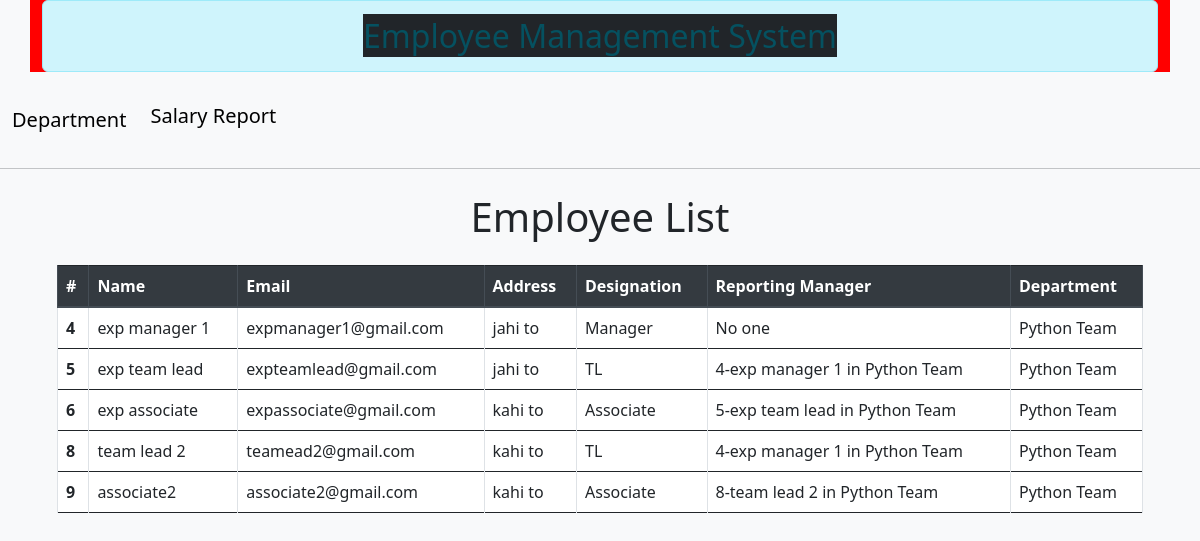
Page /emp/2 on the committed database.
### employee/models.py (models this page shows)
class Employee(models.Model):
    DESIGNATION_CHOICES = [
        ('Associate', 'Associate'),
        ('TL', 'TL'),
        ('Manager', 'Manager'),
    ]
    name = models.CharField(max_length=255)
    email = models.EmailField()
    address = models.TextField()
    designation = models.CharField(max_length=20, choices=DESIGNATION_CHOICES)
    reporting_manager = models.ForeignKey('self', on_delete=models.SET_NULL, null=True, blank=True)
    department = models.ForeignKey(Department, on_delete=models.CASCADE)
    def __str__(self):
        return f"{self.id}-{self.name} in {self.department.name}"

class Department(models.Model):
    name = models.CharField(max_length=255)
    floor = models.IntegerField()
    def __str__(self):
        return self.name

### employee/views.py (the view)
# urls.py: path('emp/<int:department_id>', views.add_emp, name='emp'),
def add_emp(request, department_id):
    dep = Department.objects.get(pk=department_id)
    data = Employee.objects.filter(department=dep)
    return render(request, 'employee/emp.html', {
        'data': data,
        'dep': dep})

### employee/templates/employee/emp.html (shortened to what this page needs)
{% extends 'employee/base.html' %}
{% block content %}
<div class="container mt-4">
    <div class="col-12">
        <h1 class="mb-4 text-center">Employee List</h1>
        <div class="table-responsive">
            <table class="table table-hover table-bordered">
                <thead class="thead-dark">
                    <tr>
                        <th scope="col">#</th>
                        <th scope="col">Name</th>
                        <th scope="col">Email</th>
                        <th scope="col">Address</th>
                        <th scope="col">Designation</th>
                        <th scope="col">Reporting Manager</th>
                        <th scope="col">Department</th>
                    </tr>
                </thead>
                <tbody>
                    {% for dt in data %}
                        <tr class="table-row-hover">
                            <th scope="row">{{ dt.id }}</th>
                            <td>{{ dt.name }}</td>
                            <td>{{ dt.email }}</td>
                            <td>{{ dt.address }}</td>
                            <td>{{ dt.designation }}</td>
                            {% if dt.reporting_manager == None %}
                                <td>No one</td>
                            {% else %}
                                <td>{{ dt.reporting_manager }}</td>
                            {% endif %}
                            <td>{{ dt.department }}</td>
                        </tr>
                    {% endfor %}
                </tbody>
            </table>
        </div>
    </div>
</div>
{% endblock content %}

### employee/templates/employee/emp.html (style rules this page uses)
body { background-color: #f8f9fa; }
.table { background-color: #ffffff; }
.thead-dark th { background-color: #343a40; color: #ffffff; }

### rows in the picture
Employee: id "4", name "exp manager 1", email "expmanager1@gmail.com", address "jahi to", designation "Manager", shows "No one", department "Python Team"
Employee: id "5", name "exp team lead", email "expteamlead@gmail.com", address "jahi to", designation "TL", reporting_manager "4-exp manager 1 in Python Team", department "Python Team"
Employee: id "6", name "exp associate", email "expassociate@gmail.com", address "kahi to", designation "Associate", reporting_manager "5-exp team lead in Python Team", department "Python Team"
Employee: id "8", name "team lead 2", email "teamead2@gmail.com", address "kahi to", designation "TL", reporting_manager "4-exp manager 1 in Python Team", department "Python Team"
Employee: id "9", name "associate2", email "associate2@gmail.com", address "kahi to", designation "Associate", reporting_manager "8-team lead 2 in Python Team", department "Python Team"
